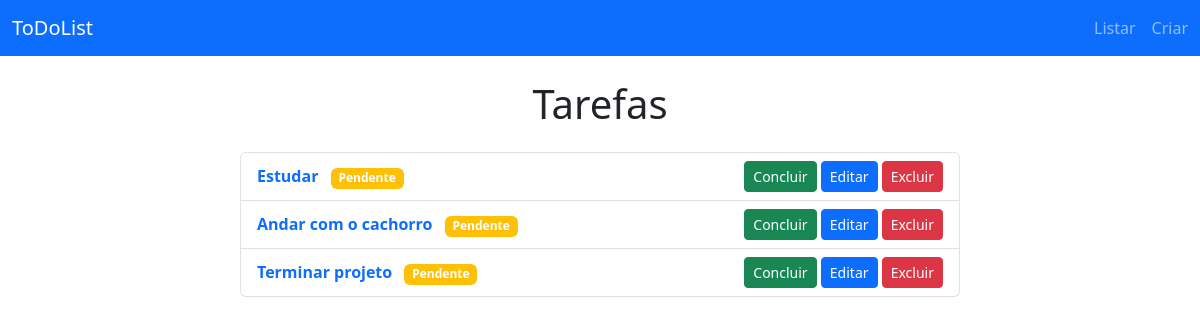
The app's page /, older data.
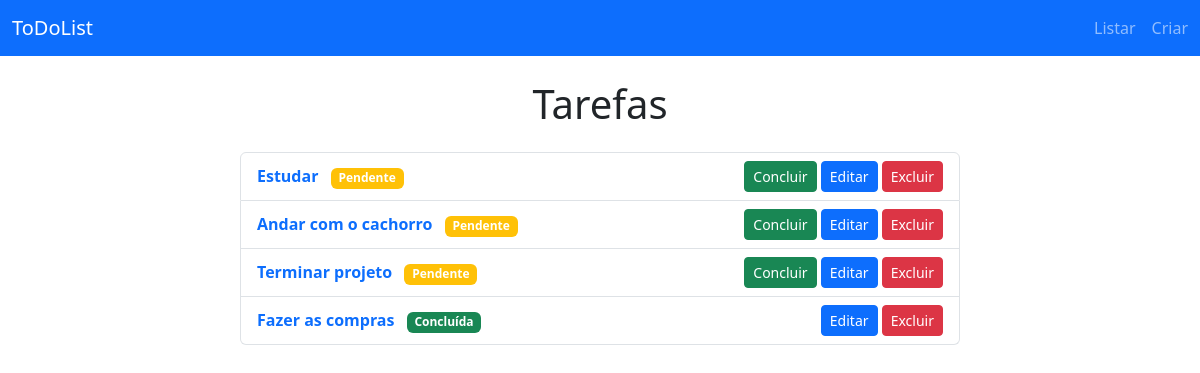
The same page, newer data.
### tarefas/models.py (models this page shows, shortened)
class Tarefa(models.Model):
    titulo = models.CharField(max_length=200)
    descricao = models.TextField(blank = True, null = True)
    concluido = models.BooleanField(default=False)
    data_criacao = models.DateTimeField(auto_now_add=True)

### tarefas/views.py (the view)
# urls.py: path('', ListarTarefa.as_view(), name = 'listar_tarefas'),
class ListarTarefa(ListView):
    model = Tarefa
    template_name = 'listar_tarefas.html'
    context_object_name = 'tarefas'

### templates/listar_tarefas.html (shortened to what this page needs)
{% extends 'base.html' %}
{% block content %}
<div class="container mt-4">
    <div class="row justify-content-center">
        <div class="col-md-8">
            <h1 class="text-center mb-4">Tarefas</h1>
            <ul class="list-group">
                {% for tarefa in tarefas %}
                    <li class="list-group-item d-flex justify-content-between align-items-center">
                        <div>
                            <strong>
                                <a href="{% url 'detalhar_tarefa' tarefa.pk %}" class="text-decoration-none">
                                    {{ tarefa.titulo }}
                                </a>
                            </strong>
                            <span class="badge {% if tarefa.concluido %}bg-success{% else %}bg-warning{% endif %} ms-2">
                                {% if tarefa.concluido %}Concluída{% else %}Pendente{% endif %}
                            </span>
                        </div>
                        <div>
                            {% if not tarefa.concluido %}
                                <form action="{% url 'marcar_concluida' tarefa.pk %}" method="post" style="display:inline;">
                                    <button type="submit" class="btn btn-sm btn-success">Concluir</button>
                                </form>
                            {% endif %}
                            <a href="{% url 'editar_tarefa' tarefa.pk %}" class="btn btn-sm btn-primary">Editar</a>
                            <a href="{% url 'deletar_tarefa' tarefa.pk %}" class="btn btn-sm btn-danger">Excluir</a>
                        </div>
                    </li>
                {% empty %}
                    <li class="list-group-item text-center text-muted">Não há tarefas.</li>
                {% endfor %}
            </ul>
        </div>
    </div>
</div>
{% endblock content %}

### templates/base.html (shortened to what this page needs)
<!DOCTYPE html>
<html lang="pt-br">
<head>
    <link href="https://cdn.jsdelivr.net/npm/bootstrap@5.3.3/dist/css/bootstrap.min.css" rel="stylesheet">
</head>
<body>
    <nav class="navbar bg-primary navbar-dark">
        <div class="container-fluid d-flex justify-content-between">
            <a class="navbar-brand" href="{% url 'listar_tarefas' %}">ToDoList</a>
            <ul class="navbar-nav flex-row">
                <li class="nav-item me-3">
                    <a class="nav-link" href="{% url 'listar_tarefas' %}">Listar</a>
                </li>
                <li class="nav-item">
                    <a class="nav-link" href="{% url 'criar_tarefa' %}">Criar</a>
                </li>
            </ul>
        </div>
    </nav>
    <main class="container mt-4">
        {% block content %}
        {% endblock content %}
    </main>
</body>
</html>

Row changes from the older to the newer data that the page shows:
added Tarefa: titulo "Fazer as compras", concluido "Concluída"
